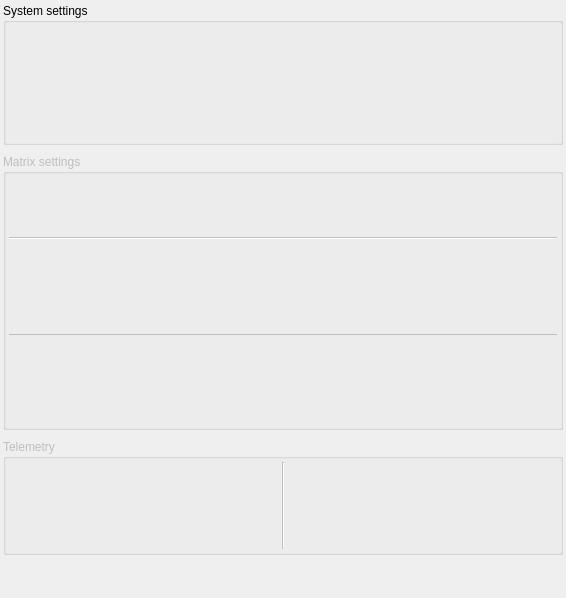
         <widget class="QWidget" name="sensor_settings">
          <attribute name="title">
           <string>settings</string>
          </attribute>
          <layout class="QVBoxLayout" name="verticalLayout_2">
           <property name="spacing">
            <number>9</number>
           </property>
           <property name="leftMargin">
            <number>3</number>
           </property>
           <property name="topMargin">
            <number>3</number>
           </property>
           <property name="rightMargin">
            <number>3</number>
           </property>
           <property name="bottomMargin">
            <number>3</number>
           </property>
           <item>
            <widget class="QGroupBox" name="gbox_sensor_system_settings">
             <property name="title">
              <string>System settings</string>
             </property>
             <layout class="QGridLayout" name="gridLayout">
              <property name="leftMargin">
               <number>3</number>
              </property>
              <property name="topMargin">
               <number>3</number>
              </property>
              <property name="rightMargin">
               <number>3</number>
              </property>
              <property name="bottomMargin">
               <number>3</number>
              </property>
              <property name="spacing">
               <number>3</number>
              </property>
              <item row="1" column="2">
               <widget class="InoutHexWidget" name="sensor_ssettings_telemetry_address" native="true">
                <property name="minimumSize">
                 <size>
                  <width>0</width>
                  <height>26</height>
                 </size>
                </property>
                <property name="maximumSize">
                 <size>
                  <width>16777215</width>
                  <height>26</height>
                 </size>
                </property>
               </widget>
              </item>
              <item row="0" column="1">
               <widget class="InoutCheckBoxWidget" name="sensor_ssettings_telemetry_enable" native="true">
                <property name="minimumSize">
                 <size>
                  <width>0</width>
                  <height>26</height>
                 </size>
                </property>
                <property name="maximumSize">
                 <size>
                  <width>16777215</width>
                  <height>26</height>
                 </size>
                </property>
               </widget>
              </item>
              <item row="3" column="2">
               <widget class="InoutCmdWidget" name="sensor_ssettings_load_from_flash" native="true">
                <property name="minimumSize">
                 <size>
                  <width>0</width>
                  <height>26</height>
                 </size>
                </property>
                <property name="maximumSize">
                 <size>
                  <width>16777215</width>
                  <height>26</height>
                 </size>
                </property>
               </widget>
              </item>
              <item row="1" column="1">
               <widget class="InoutUintWidget" name="sensor_ssettings_soft_version" native="true">
                <property name="minimumSize">
                 <size>
                  <width>0</width>
                  <height>26</height>
                 </size>
                </property>
                <property name="maximumSize">
                 <size>
                  <width>16777215</width>
                  <height>26</height>
                 </size>
                </property>
               </widget>
              </item>
              <item row="3" column="1">
               <widget class="InoutCmdWidget" name="sensor_ssettings_save_to_flash" native="true">
                <property name="minimumSize">
                 <size>
                  <width>0</width>
                  <height>26</height>
                 </size>
                </property>
                <property name="maximumSize">
                 <size>
                  <width>16777215</width>
                  <height>26</height>
                 </size>
                </property>
               </widget>
              </item>
              <item row="4" column="1" colspan="2">
               <widget class="InoutCmdWidget" name="sensor_ssettings_initialization_value" native="true">
                <property name="minimumSize">
                 <size>
                  <width>0</width>
                  <height>26</height>
                 </size>
                </property>
                <property name="maximumSize">
                 <size>
                  <width>16777215</width>
                  <height>26</height>
                 </size>
                </property>
               </widget>
              </item>
             </layout>
            </widget>
           </item>
           <item>
            <widget class="QGroupBox" name="gbox_sensor_matrix_settings">
             <property name="enabled">
              <bool>false</bool>
             </property>
             <property name="title">
              <string>Matrix settings</string>
             </property>
             <layout class="QGridLayout" name="gridLayout_2">
              <property name="leftMargin">
               <number>3</number>
              </property>
              <property name="topMargin">
               <number>3</number>
              </property>
              <property name="rightMargin">
               <number>3</number>
              </property>
              <property name="bottomMargin">
               <number>3</number>
              </property>
              <property name="spacing">
               <number>3</number>
              </property>
              <item row="7" column="1">
               <widget class="InoutHexWidget" name="sensor_msettings_hl_1" native="true">
                <property name="minimumSize">
                 <size>
                  <width>0</width>
                  <height>26</height>
                 </size>
                </property>
                <property name="maximumSize">
                 <size>
                  <width>16777215</width>
                  <height>26</height>
                 </size>
                </property>
               </widget>
              </item>
              <item row="8" column="0">
               <widget class="InoutHexWidget" name="sensor_msettings_hl_2" native="true">
                <property name="minimumSize">
                 <size>
                  <width>0</width>
                  <height>26</height>
                 </size>
                </property>
                <property name="maximumSize">
                 <size>
                  <width>16777215</width>
                  <height>26</height>
                 </size>
                </property>
               </widget>
              </item>
              <item row="4" column="0">
               <widget class="InoutHexWidget" name="sensor_msettings_gpol" native="true">
                <property name="minimumSize">
                 <size>
                  <width>0</width>
                  <height>26</height>
                 </size>
                </property>
                <property name="maximumSize">
                 <size>
                  <width>16777215</width>
                  <height>26</height>
                 </size>
                </property>
               </widget>
              </item>
              <item row="4" column="1">
               <widget class="InoutHexWidget" name="sensor_msettings_pattern" native="true">
                <property name="minimumSize">
                 <size>
                  <width>0</width>
                  <height>26</height>
                 </size>
                </property>
                <property name="maximumSize">
                 <size>
                  <width>16777215</width>
                  <height>26</height>
                 </size>
                </property>
               </widget>
              </item>
              <item row="5" column="1">
               <widget class="InoutHexWidget" name="sensor_msettings_period_time" native="true">
                <property name="minimumSize">
                 <size>
                  <width>0</width>
                  <height>26</height>
                 </size>
                </property>
                <property name="maximumSize">
                 <size>
                  <width>16777215</width>
                  <height>26</height>
                 </size>
                </property>
               </widget>
              </item>
              <item row="3" column="0">
               <widget class="InoutCheckBoxWidget" name="sensor_msettings_black_white_video" native="true">
                <property name="minimumSize">
                 <size>
                  <width>0</width>
                  <height>26</height>
                 </size>
                </property>
                <property name="maximumSize">
                 <size>
                  <width>16777215</width>
                  <height>26</height>
                 </size>
                </property>
               </widget>
              </item>
              <item row="0" column="0">
               <widget class="InoutHexWidget" name="sensor_msettings_cce_input" native="true">
                <property name="minimumSize">
                 <size>
                  <width>0</width>
                  <height>26</height>
                 </size>
                </property>
                <property name="maximumSize">
                 <size>
                  <width>16777215</width>
                  <height>26</height>
                 </size>
                </property>
               </widget>
              </item>
              <item row="8" column="1">
               <widget class="InoutHexWidget" name="sensor_msettings_hl_3" native="true">
                <property name="minimumSize">
                 <size>
                  <width>0</width>
                  <height>26</height>
                 </size>
                </property>
                <property name="maximumSize">
                 <size>
                  <width>16777215</width>
                  <height>26</height>
                 </size>
                </property>
               </widget>
              </item>
              <item row="2" column="0" colspan="2">
               <widget class="Line" name="line_2">
                <property name="minimumSize">
                 <size>
                  <width>6</width>
                  <height>6</height>
                 </size>
                </property>
                <property name="orientation">
                 <enum>Qt::Horizontal</enum>
                </property>
               </widget>
              </item>
              <item row="6" column="0" colspan="2">
               <widget class="Line" name="line">
                <property name="enabled">
                 <bool>false</bool>
                </property>
                <property name="minimumSize">
                 <size>
                  <width>6</width>
                  <height>6</height>
                 </size>
                </property>
                <property name="frameShadow">
                 <enum>QFrame::Plain</enum>
                </property>
                <property name="lineWidth">
                 <number>1</number>
                </property>
                <property name="orientation">
                 <enum>Qt::Horizontal</enum>
                </property>
               </widget>
              </item>
              <item row="5" column="0">
               <widget class="InoutHexWidget" name="sensor_msettings_serial_number" native="true">
                <property name="minimumSize">
                 <size>
                  <width>0</width>
                  <height>26</height>
                 </size>
                </property>
                <property name="maximumSize">
                 <size>
                  <width>16777215</width>
                  <height>26</height>
                 </size>
                </property>
               </widget>
              </item>
              <item row="3" column="1">
               <widget class="InoutCheckBoxWidget" name="sensor_msettings_direction_video" native="true">
                <property name="minimumSize">
                 <size>
                  <width>0</width>
                  <height>26</height>
                 </size>
                </property>
                <property name="maximumSize">
                 <size>
                  <width>16777215</width>
                  <height>26</height>
                 </size>
                </property>
               </widget>
              </item>
              <item row="7" column="0">
               <widget class="InoutHexWidget" name="sensor_msettings_hl_0" native="true">
                <property name="minimumSize">
                 <size>
                  <width>0</width>
                  <height>26</height>
                 </size>
                </property>
                <property name="maximumSize">
                 <size>
                  <width>16777215</width>
                  <height>26</height>
                 </size>
                </property>
               </widget>
              </item>
              <item row="9" column="0">
               <widget class="InoutHexWidget" name="sensor_msettings_hl_4" native="true">
                <property name="minimumSize">
                 <size>
                  <width>0</width>
                  <height>26</height>
                 </size>
                </property>
                <property name="maximumSize">
                 <size>
                  <width>16777215</width>
                  <height>26</height>
                 </size>
                </property>
               </widget>
              </item>
              <item row="0" column="1">
               <widget class="InoutHexWidget" name="sensor_msettings_cce_max" native="true">
                <property name="minimumSize">
                 <size>
                  <width>0</width>
                  <height>26</height>
                 </size>
                </property>
                <property name="maximumSize">
                 <size>
                  <width>16777215</width>
                  <height>26</height>
                 </size>
                </property>
               </widget>
              </item>
              <item row="1" column="1">
               <widget class="InoutHexWidget" name="sensor_msettings_cce_min" native="true">
                <property name="minimumSize">
                 <size>
                  <width>0</width>
                  <height>26</height>
                 </size>
                </property>
                <property name="maximumSize">
                 <size>
                  <width>16777215</width>
                  <height>26</height>
                 </size>
                </property>
               </widget>
              </item>
             </layout>
            </widget>
           </item>
           <item alignment="Qt::AlignHCenter">
            <widget class="QGroupBox" name="gbox_sensor_telemetry">
             <property name="enabled">
              <bool>false</bool>
             </property>
             <property name="minimumSize">
              <size>
               <width>560</width>
               <height>0</height>
              </size>
             </property>
             <property name="maximumSize">
              <size>
               <width>16777215</width>
               <height>16777215</height>
              </size>
             </property>
             <property name="title">
              <string>Telemetry</string>
             </property>
             <layout class="QGridLayout" name="gridLayout_4">
              <property name="leftMargin">
               <number>3</number>
              </property>
              <property name="topMargin">
               <number>3</number>
              </property>
              <property name="rightMargin">
               <number>3</number>
              </property>
              <property name="bottomMargin">
               <number>3</number>
              </property>
              <property name="spacing">
               <number>3</number>
              </property>
              <item row="2" column="3" colspan="2">
               <widget class="InoutIntWidget" name="sensor_telemetry_temperature_lens" native="true">
                <property name="sizePolicy">
                 <sizepolicy hsizetype="Fixed" vsizetype="Fixed">
                  <horstretch>0</horstretch>
                  <verstretch>0</verstretch>
                 </sizepolicy>
                </property>
                <property name="minimumSize">
                 <size>
                  <width>250</width>
                  <height>26</height>
                 </size>
                </property>
                <property name="maximumSize">
                 <size>
                  <width>16777215</width>
                  <height>26</height>
                 </size>
                </property>
               </widget>
              </item>
              <item row="0" column="1">
               <widget class="InoutCheckBoxWidget" name="sensor_telemetry_dde_enable" native="true">
                <property name="minimumSize">
                 <size>
                  <width>0</width>
                  <height>26</height>
                 </size>
                </property>
                <property name="maximumSize">
                 <size>
                  <width>16777215</width>
                  <height>26</height>
                 </size>
                </property>
               </widget>
              </item>
              <item row="2" column="0">
               <widget class="InoutCheckBoxWidget" name="sensor_telemetry_bpr_enable" native="true">
                <property name="minimumSize">
                 <size>
                  <width>0</width>
                  <height>26</height>
                 </size>
                </property>
                <property name="maximumSize">
                 <size>
                  <width>16777215</width>
                  <height>26</height>
                 </size>
                </property>
               </widget>
              </item>
              <item row="3" column="0">
               <widget class="InoutCheckBoxWidget" name="sensor_telemetry_snr_enable" native="true">
                <property name="minimumSize">
                 <size>
                  <width>0</width>
                  <height>26</height>
                 </size>
                </property>
                <property name="maximumSize">
                 <size>
                  <width>16777215</width>
                  <height>26</height>
                 </size>
                </property>
               </widget>
              </item>
              <item row="0" column="0">
               <widget class="InoutCheckBoxWidget" name="sensor_telemetry_enable" native="true">
                <property name="minimumSize">
                 <size>
                  <width>0</width>
                  <height>26</height>
                 </size>
                </property>
                <property name="maximumSize">
                 <size>
                  <width>16777215</width>
                  <height>26</height>
                 </size>
                </property>
               </widget>
              </item>
              <item row="2" column="1">
               <widget class="InoutCheckBoxWidget" name="sensor_telemetry_nuc_enable" native="true">
                <property name="minimumSize">
                 <size>
                  <width>0</width>
                  <height>26</height>
                 </size>
                </property>
                <property name="maximumSize">
                 <size>
                  <width>16777215</width>
                  <height>26</height>
                 </size>
                </property>
               </widget>
              </item>
              <item row="0" column="3" colspan="2">
               <widget class="InoutIntWidget" name="sensor_telemetry_temperature_matrix" native="true">
                <property name="sizePolicy">
                 <sizepolicy hsizetype="Fixed" vsizetype="Fixed">
                  <horstretch>0</horstretch>
                  <verstretch>0</verstretch>
                 </sizepolicy>
                </property>
                <property name="minimumSize">
                 <size>
                  <width>250</width>
                  <height>26</height>
                 </size>
                </property>
                <property name="maximumSize">
                 <size>
                  <width>16777215</width>
                  <height>26</height>
                 </size>
                </property>
               </widget>
              </item>
              <item row="0" column="2" rowspan="4">
               <widget class="Line" name="line_3">
                <property name="minimumSize">
                 <size>
                  <width>6</width>
                  <height>6</height>
                 </size>
                </property>
                <property name="orientation">
                 <enum>Qt::Vertical</enum>
                </property>
               </widget>
              </item>
             </layout>
            </widget>
           </item>
           <item>
            <spacer name="verticalSpacer">
             <property name="orientation">
              <enum>Qt::Vertical</enum>
             </property>
             <property name="sizeHint" stdset="0">
              <size>
               <width>20</width>
               <height>40</height>
              </size>
             </property>
            </spacer>
           </item>
          </layout>
         </widget>
